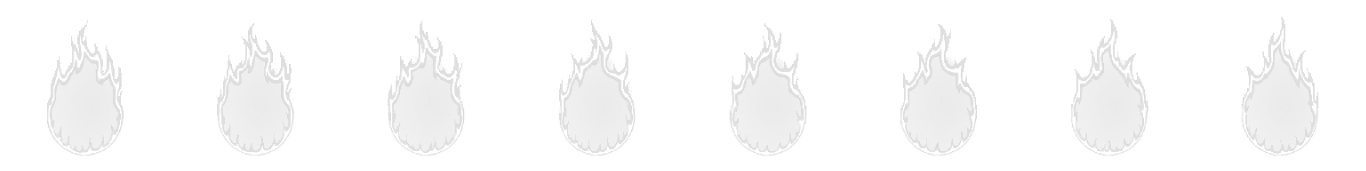
#> input picture assets/art/VFX/aura/fx_aura_strip8_512.png, 4096 x 512 px (shown at 1/3 size); its folder holds only this picture in this run
$ python feather_fx.py ../../../assets/art/VFX/aura/fx_aura_strip8_512.png
#> lines starting #> are read from the running program, lines starting #| are printed output that depends on the picture
"""Feather the frame edges of every effect strip so nothing cuts hard at the frame border.

Playtest 2026-08-23 ("efekt bir dikdörtgen şeklinde çıkıp kaybolduğu çok belli oluyor"): several
effect frames carry light right up to the 512-px frame edge (a burst's rays, a pillar's base, a
beam's tail). Under additive blending that edge is a visible straight line on the dark floor. This
multiplies each frame's alpha by a smoothstep ramp over the outer FEATHER pixels of all four sides,
so every effect fades into nothing before the frame ends. Idempotent enough to re-run (a second pass
only softens the ramp band again by the same curve — run it once per generated strip).

Usage:  python tools/asset-pipeline/v2/feather_fx.py [--feather 48] [paths...]
        (no paths = every assets/art/VFX/*/fx_*_strip8_512.png)
"""
import argparse, glob, os, sys
from PIL import Image

FRAME = 512


def ramp(d: int, width: int) -> float:
    """0 at the very edge → 1 at `width` px inside, smoothstep."""
    if d >= width:
        return 1.0
    t = max(0.0, d / width)
    return t * t * (3 - 2 * t)


def feather(path: str, width: int, out: str | None = None) -> str:
#> called with width = 48
    im = Image.open(path).convert("RGBA")
#> im is the input picture: PIL image 4096x512 RGBA; mean R, G, B, A 28.7, 28.7, 28.7, 18.4
    w, h = im.size
#> w = 4096; h = 512
    frames = w // FRAME
#> frames = 8
    a = im.getchannel("A")
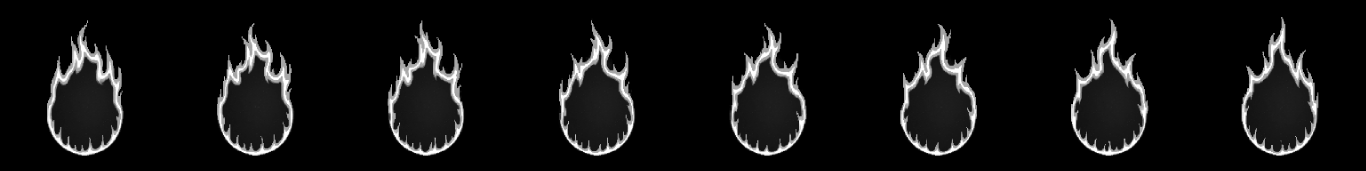
#> a: PIL image 4096x512 L (shown at 1/3 size); min 0, max 255, mean 18.4
    px = a.load()
    # Precompute the per-pixel factor for one frame (symmetric), then apply to every frame.
    fac = [[0.0] * FRAME for _ in range(FRAME)]
    for y in range(FRAME):
        ry = ramp(min(y, FRAME - 1 - y), width)
        row = fac[y]
        for x in range(FRAME):
            row[x] = ry * ramp(min(x, FRAME - 1 - x), width)
    for f in range(frames):
        ox = f * FRAME
        for y in range(min(FRAME, h)):
            row = fac[y]
            for x in range(FRAME):
                v = px[ox + x, y]
                if v:
                    px[ox + x, y] = int(v * row[x] + 0.5)
    im.putalpha(a)
    dest = out or path
    im.save(dest)
    return dest


def main() -> int:
    ap = argparse.ArgumentParser()
    ap.add_argument("--feather", type=int, default=48)
    ap.add_argument("paths", nargs="*")
    a = ap.parse_args()
    paths = a.paths or sorted(glob.glob("assets/art/VFX/*/fx_*_strip8_512.png"))
    if not paths:
        print("no strips found", file=sys.stderr)
        return 1
    for p in paths:
        print("feathered", feather(p, a.feather))
    return 0


if __name__ == "__main__":
    raise SystemExit(main())
#> (the program exits here)
